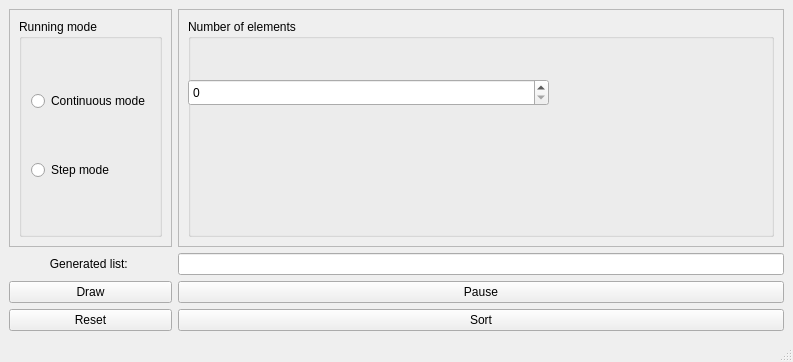
<?xml version="1.0" encoding="UTF-8"?>
<ui version="4.0">
 <class>MainWindow</class>
 <widget class="QMainWindow" name="MainWindow">
  <property name="geometry">
   <rect>
    <x>0</x>
    <y>0</y>
    <width>793</width>
    <height>362</height>
   </rect>
  </property>
  <property name="windowTitle">
   <string>Multi process sort </string>
  </property>
  <widget class="QWidget" name="centralwidget">
   <layout class="QGridLayout" name="gridLayout">
    <item row="4" column="0">
     <widget class="QPushButton" name="drawButton">
      <property name="text">
       <string>Draw</string>
      </property>
     </widget>
    </item>
    <item row="5" column="1">
     <widget class="QPushButton" name="sortButton">
      <property name="text">
       <string>Sort</string>
      </property>
     </widget>
    </item>
    <item row="5" column="0">
     <widget class="QPushButton" name="resetButton">
      <property name="text">
       <string>Reset</string>
      </property>
     </widget>
    </item>
    <item row="4" column="1">
     <widget class="QPushButton" name="pauseButton">
      <property name="text">
       <string>Pause</string>
      </property>
     </widget>
    </item>
    <item row="2" column="1">
     <widget class="QFrame" name="frame_2">
      <property name="frameShape">
       <enum>QFrame::StyledPanel</enum>
      </property>
      <property name="frameShadow">
       <enum>QFrame::Raised</enum>
      </property>
      <layout class="QGridLayout" name="gridLayout_4">
       <item row="0" column="0">
        <widget class="QGroupBox" name="groupBox_2">
         <property name="title">
          <string>Number of elements</string>
         </property>
         <widget class="QDoubleSpinBox" name="stepButton">
          <property name="geometry">
           <rect>
            <x>0</x>
            <y>60</y>
            <width>361</width>
            <height>27</height>
           </rect>
          </property>
          <property name="decimals">
           <number>0</number>
          </property>
          <property name="maximum">
           <double>50.000000000000000</double>
          </property>
         </widget>
        </widget>
       </item>
      </layout>
     </widget>
    </item>
    <item row="2" column="0">
     <widget class="QFrame" name="frame">
      <property name="frameShape">
       <enum>QFrame::StyledPanel</enum>
      </property>
      <property name="frameShadow">
       <enum>QFrame::Raised</enum>
      </property>
      <layout class="QGridLayout" name="gridLayout_3">
       <item row="0" column="0">
        <widget class="QGroupBox" name="groupBox">
         <property name="title">
          <string>Running mode</string>
         </property>
         <property name="flat">
          <bool>false</bool>
         </property>
         <layout class="QGridLayout" name="gridLayout_2">
          <item row="3" column="0">
           <widget class="QRadioButton" name="contRad">
            <property name="text">
             <string>Continuous mode</string>
            </property>
            <attribute name="buttonGroup">
             <string notr="true">Mode</string>
            </attribute>
           </widget>
          </item>
          <item row="4" column="0">
           <widget class="QRadioButton" name="stepModeRad">
            <property name="text">
             <string>Step mode</string>
            </property>
            <attribute name="buttonGroup">
             <string notr="true">Mode</string>
            </attribute>
           </widget>
          </item>
         </layout>
        </widget>
       </item>
      </layout>
     </widget>
    </item>
    <item row="3" column="0">
     <widget class="QLabel" name="label">
      <property name="text">
       <string>Generated list: </string>
      </property>
      <property name="alignment">
       <set>Qt::AlignCenter</set>
      </property>
     </widget>
    </item>
    <item row="3" column="1">
     <widget class="QLineEdit" name="list"/>
    </item>
   </layout>
  </widget>
  <widget class="QMenuBar" name="menubar">
   <property name="geometry">
    <rect>
     <x>0</x>
     <y>0</y>
     <width>793</width>
     <height>27</height>
    </rect>
   </property>
  </widget>
  <widget class="QStatusBar" name="statusbar"/>
 </widget>
 <resources/>
 <connections/>
 <buttongroups>
  <buttongroup name="Mode"/>
 </buttongroups>
</ui>
